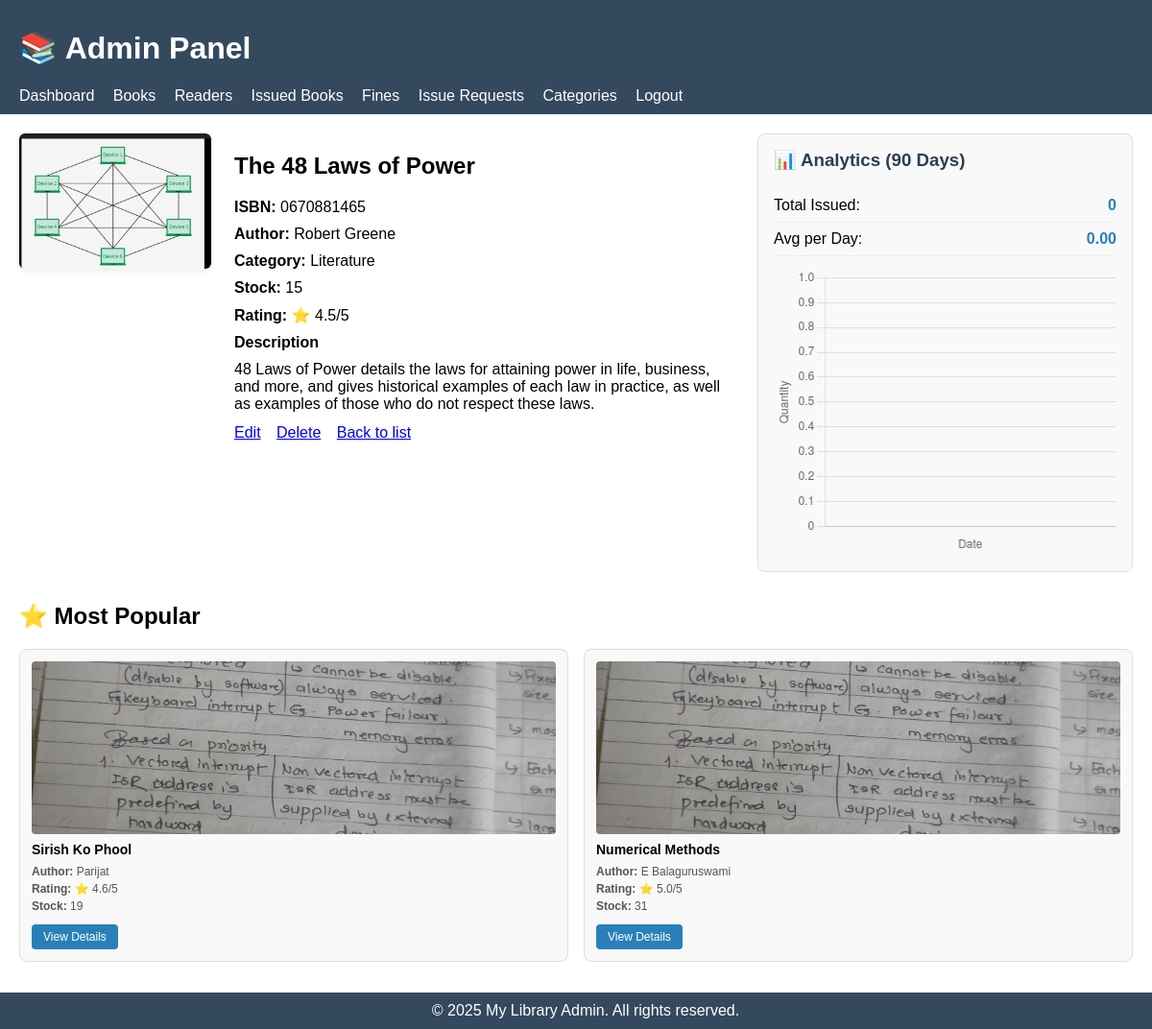
Page /books/9/ (signed in) on the committed database.
### lib/models.py (models this page shows, shortened)
class Book(models.Model):
    name = models.CharField(max_length=200)  # Book title
    isbn = models.CharField(max_length=13, unique=True)  # ISBN number
    image = models.ImageField(upload_to='book_images/', blank=True, null=True)  # Cover image
    author = models.CharField(max_length=200)  # Author name
    category = models.ForeignKey(Category, on_delete=models.SET_NULL, null=True, related_name='books')
    number_in_stock = models.PositiveIntegerField(default=0)  # Available copies
    description = models.TextField(blank=True, null=True, default="No description available")
    rating = models.DecimalField(max_digits=3, decimal_places=1, default=4.0, validators=[MinValueValidator(1.0), MaxValueValidator(5.0)])  # Rating with 1 decimal place
    def avg_reader_rating(self):
        from django.db.models import Avg
        avg = self.reader_ratings.aggregate(avg=Avg('rating'))['avg']
        try:
            return float(avg) if avg is not None else float(self.rating)
        except (TypeError, ValueError):
            return float(self.rating)
    def combined_rating(self):
        try:
            avg_reader = self.avg_reader_rating()
            combined = (float(self.rating) + float(avg_reader)) / 2.0
            return round(combined, 1)
        except Exception:
            return float(self.rating)

class Category(models.Model):
    name = models.CharField(max_length=100, unique=True)

### lib/views.py (the view, shortened to what this page needs)
# urls.py: path('books/<int:pk>/', views.book_details, name='book_details'), #by using primary key
def book_details(request, pk):
    if request.session.get('admin_id'):
        return admin_book_details(request, pk)

### lib/views.py (called while the page is built)
def admin_book_details(request, pk):
    admin_id = request.session.get('admin_id')
    if not admin_id:
        return redirect('login_admin')
    book = get_object_or_404(Book, pk=pk)
    analytics = get_book_analytics_data(book, days=90)
    popular_books = get_popular_books(limit=3, exclude_book_id=pk)
    return render(request, 'admin_book_details.html', {
        'book': book,
        'analytics': analytics,
        'popular_books': popular_books,
    })

def get_book_analytics_data(book, days=90):
    end_date = date.today()
    start_date = end_date - timedelta(days=days)
    records = BookIssuanceRecord.objects.filter(
        book=book,
        date__gte=start_date,
        date__lte=end_date
    ).order_by('date')
    dates = [str(r.date) for r in records]
    quantities = [r.quantity_issued for r in records]
    return {
        'dates': dates,
        'quantities': quantities,
        'total_issued': sum(quantities),
        'avg_per_day': sum(quantities) / max(len(records), 1) if records else 0,
    }

def get_popular_books(limit=3, exclude_book_id=None):
    books = Book.objects.filter(rating__gt=4.5)
    if exclude_book_id:
        books = books.exclude(pk=exclude_book_id)
    books = books.order_by('?')[:limit]
    return books

### lib/templates/admin_book_details.html (shortened to what this page needs)
{% extends 'admin_base.html' %}
{% block content %}
<div class="admin-book">
  <div>
    {% if book.image %}
      <img src="{{ book.image.url }}" alt="{{ book.name }}">
    {% else %}
      <div style="width:200px;height:280px;display:flex;align-items:center;justify-content:center;background:#f7f7f7;color:#999;">No image</div>
    {% endif %}
  </div>
  <div class="admin-meta">
    <h2>{{ book.name }}</h2>
    <div class="row"><strong>ISBN:</strong> {{ book.isbn }}</div>
    <div class="row"><strong>Author:</strong> {{ book.author }}</div>
    <div class="row"><strong>Category:</strong> {{ book.category.name }}</div>
    <div class="row"><strong>Stock:</strong> {{ book.number_in_stock }}</div>
  <div class="row"><strong>Rating:</strong> ⭐ {{ book.combined_rating }}/5</div>
    {% if book.description %}
      <div class="row"><strong>Description</strong></div>
      <div class="row">{{ book.description|linebreaksbr }}</div>
    {% else %}
      <div class="row"><em>No description available.</em></div>
    {% endif %}
    <div class="admin-actions" style="margin-top:12px;">
      <a href="{% url 'edit_book' book.pk %}">Edit</a>
      <a href="{% url 'delete_book' book.pk %}">Delete</a>
      <a href="{% url 'view_books' %}">Back to list</a>
    </div>
  </div>
  <div class="admin-analytics">
    <div class="analytics-card">
      <h3>📊 Analytics (90 Days)</h3>
      <div class="analytics-stat">
        <span>Total Issued:</span>
        <strong>{{ analytics.total_issued }}</strong>
      </div>
      <div class="analytics-stat">
        <span>Avg per Day:</span>
        <strong>{{ analytics.avg_per_day|floatformat:2 }}</strong>
      </div>
      <canvas id="adminIssuanceChart"></canvas>
    </div>
  </div>
</div>
<script>
document.addEventListener('DOMContentLoaded', function() {
    const ctx = document.getElementById('adminIssuanceChart').getContext('2d');
    const dates = {{ analytics.dates|safe }};
    const quantities = {{ analytics.quantities|safe }};
    new Chart(ctx, {
        type: 'line',
        data: {
            labels: dates,
            datasets: [{
                label: 'Books Issued',
                data: quantities,
                borderColor: '#2980b9',
                backgroundColor: 'rgba(41, 128, 185, 0.1)',
                borderWidth: 2,
                fill: true,
                tension: 0.3,
                pointRadius: 3,
                pointBackgroundColor: '#2980b9'
            }]
        },
        options: {
            responsive: true,
            maintainAspectRatio: false,
            plugins: {
                legend: { display: false }
            },
            scales: {
                y: {
                    beginAtZero: true,
                    title: { display: true, text: 'Quantity' }
                },
                x: {
                    title: { display: true, text: 'Date' }
                }
            }
        }
    });
});
</script>
<section style="margin-top:32px;">
    <h2>⭐ Most Popular</h2>
    {% if popular_books %}
        <div style="display:grid;grid-template-columns:repeat(auto-fit,minmax(280px,1fr));gap:16px;">
            {% for pop_book in popular_books %}
                <div style="border:1px solid #ddd;border-radius:8px;padding:12px;background:#f9f9f9;transition:box-shadow 0.2s;">
                    <div style="height:180px;background:#f0f0f0;border-radius:4px;margin-bottom:8px;display:flex;align-items:center;justify-content:center;overflow:hidden;">
                        {% if pop_book.image %}
                            <img src="{{ pop_book.image.url }}" alt="{{ pop_book.name }}" style="width:100%;height:100%;object-fit:cover;">
                        {% else %}
                            <span style="color:#999;">No image</span>
                        {% endif %}
                    </div>
                    <h4 style="margin:8px 0;font-size:14px;">{{ pop_book.name }}</h4>
                    <p style="margin:4px 0;font-size:12px;color:#555;"><strong>Author:</strong> {{ pop_book.author }}</p>
                    <p style="margin:4px 0;font-size:12px;color:#555;"><strong>Rating:</strong> ⭐ {{ pop_book.combined_rating }}/5</p>
                    <p style="margin:4px 0;font-size:12px;color:#555;"><strong>Stock:</strong> {{ pop_book.number_in_stock }}</p>
                    <a href="{% url 'admin_book_details' pop_book.pk %}" style="display:inline-block;margin-top:8px;padding:6px 12px;background:#2980b9;color:white;border-radius:4px;text-decoration:none;font-size:12px;">View Details</a>
                </div>
            {% endfor %}
        </div>
    {% else %}
        <p style="color:#999;">No popular books available yet.</p>
    {% endif %}
</section>
{% endblock %}

### lib/templates/admin_base.html (style rules this page uses)
body { font-family: Arial, sans-serif; margin:0; padding:0; }

### lib/templates/admin_book_details.html (style rules this page uses)
.admin-book { display:flex; gap:24px; }
.admin-book img { max-width:200px; border-radius:6px; box-shadow:0 2px 6px rgba(0,0,0,0.08); }
.admin-meta { flex:2; }
.admin-analytics { flex:1.5; }
.admin-meta .row { margin-bottom:10px; }
.admin-actions a { margin-right:12px; }
.analytics-card { background:#f9f9f9; border:1px solid #ddd; border-radius:8px; padding:16px; }
.analytics-card h3 { margin-top:0; color:#2c3e50; }
.analytics-stat { display:flex; justify-content:space-between; padding:8px 0; border-bottom:1px solid #eee; }
.analytics-stat strong { color:#2980b9; }
#adminIssuanceChart { max-height:300px; margin-top:12px; }

### rows in the picture
Book: image (picture), name "The 48 Laws of Power", isbn "0670881465", author "Robert Greene", category.name "Literature", number_in_stock "15", combined_rating "4.5", description "48 Laws of Power details the laws for attaining power in life, business, and more, and gives historical examples of each law in practice, as well as examples of those who do not respect these laws."
Book: image (picture), name "Sirish Ko Phool", author "Parijat", combined_rating "4.6", number_in_stock "19"
Book: image (picture), name "Numerical Methods", author "E Balaguruswami", combined_rating "5.0", number_in_stock "31"

### other values in the picture
{{ analytics.total_issued }} "0"
{{ analytics.avg_per_day|floatformat:2 }} "0.00"
